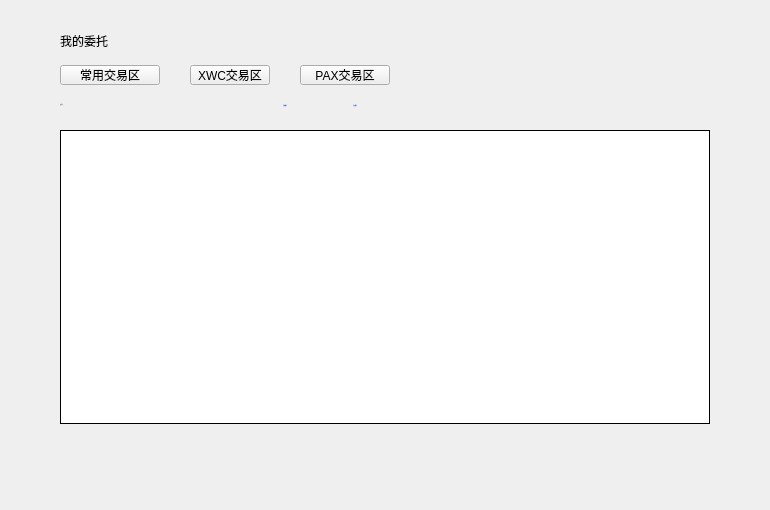
<?xml version="1.0" encoding="UTF-8"?>
<ui version="4.0">
 <class>ExchangeMyOrdersWidget</class>
 <widget class="QWidget" name="ExchangeMyOrdersWidget">
  <property name="geometry">
   <rect>
    <x>0</x>
    <y>0</y>
    <width>770</width>
    <height>510</height>
   </rect>
  </property>
  <property name="windowTitle">
   <string>Form</string>
  </property>
  <widget class="QPushButton" name="marketBtn3">
   <property name="geometry">
    <rect>
     <x>300</x>
     <y>65</y>
     <width>90</width>
     <height>20</height>
    </rect>
   </property>
   <property name="text">
    <string>PAX交易区</string>
   </property>
   <property name="BtnStyle" stdset="0">
    <string>dropDown</string>
   </property>
  </widget>
  <widget class="QLabel" name="title_label">
   <property name="geometry">
    <rect>
     <x>60</x>
     <y>28</y>
     <width>200</width>
     <height>26</height>
    </rect>
   </property>
   <property name="styleSheet">
    <string notr="true"/>
   </property>
   <property name="text">
    <string>我的委托</string>
   </property>
  </widget>
  <widget class="QPushButton" name="favoriteMarketBtn">
   <property name="geometry">
    <rect>
     <x>60</x>
     <y>65</y>
     <width>100</width>
     <height>20</height>
    </rect>
   </property>
   <property name="text">
    <string>常用交易区</string>
   </property>
   <property name="BtnStyle" stdset="0">
    <string>dropDown</string>
   </property>
  </widget>
  <widget class="QPushButton" name="marketBtn1">
   <property name="geometry">
    <rect>
     <x>190</x>
     <y>65</y>
     <width>80</width>
     <height>20</height>
    </rect>
   </property>
   <property name="styleSheet">
    <string notr="true"/>
   </property>
   <property name="text">
    <string>XWC交易区</string>
   </property>
   <property name="BtnStyle" stdset="0">
    <string>dropDown</string>
   </property>
  </widget>
  <widget class="QLabel" name="currentPairLabel2">
   <property name="geometry">
    <rect>
     <x>60</x>
     <y>95</y>
     <width>60</width>
     <height>20</height>
    </rect>
   </property>
   <property name="font">
    <font>
     <family>微软雅黑</family>
     <pointsize>-1</pointsize>
     <weight>50</weight>
     <italic>false</italic>
     <bold>false</bold>
    </font>
   </property>
   <property name="styleSheet">
    <string notr="true">QLabel{color: rgb(135,144,172);font: 14px &quot;微软雅黑&quot;;}
</string>
   </property>
   <property name="text">
    <string>交易对</string>
   </property>
   <property name="scaledContents">
    <bool>true</bool>
   </property>
   <property name="textInteractionFlags">
    <set>Qt::TextSelectableByMouse</set>
   </property>
  </widget>
  <widget class="QLabel" name="currentPairLabel">
   <property name="geometry">
    <rect>
     <x>130</x>
     <y>95</y>
     <width>110</width>
     <height>20</height>
    </rect>
   </property>
   <property name="font">
    <font>
     <family>微软雅黑</family>
     <pointsize>-1</pointsize>
     <weight>50</weight>
     <italic>false</italic>
     <bold>false</bold>
    </font>
   </property>
   <property name="styleSheet">
    <string notr="true">QLabel{color: rgb(135,144,172);font: 14px &quot;微软雅黑&quot;;}
</string>
   </property>
   <property name="text">
    <string/>
   </property>
   <property name="scaledContents">
    <bool>true</bool>
   </property>
   <property name="textInteractionFlags">
    <set>Qt::TextSelectableByMouse</set>
   </property>
  </widget>
  <widget class="QTableWidget" name="myOrdersTableWidget">
   <property name="geometry">
    <rect>
     <x>60</x>
     <y>130</y>
     <width>650</width>
     <height>294</height>
    </rect>
   </property>
   <property name="cursor" stdset="0">
    <cursorShape>PointingHandCursor</cursorShape>
   </property>
   <property name="layoutDirection">
    <enum>Qt::LeftToRight</enum>
   </property>
   <property name="styleSheet">
    <string notr="true"/>
   </property>
   <property name="frameShape">
    <enum>QFrame::Box</enum>
   </property>
   <property name="frameShadow">
    <enum>QFrame::Plain</enum>
   </property>
   <property name="verticalScrollBarPolicy">
    <enum>Qt::ScrollBarAsNeeded</enum>
   </property>
   <property name="horizontalScrollBarPolicy">
    <enum>Qt::ScrollBarAlwaysOff</enum>
   </property>
   <property name="autoScroll">
    <bool>true</bool>
   </property>
   <property name="editTriggers">
    <set>QAbstractItemView::NoEditTriggers</set>
   </property>
   <property name="selectionMode">
    <enum>QAbstractItemView::NoSelection</enum>
   </property>
   <property name="iconSize">
    <size>
     <width>19</width>
     <height>12</height>
    </size>
   </property>
   <property name="showGrid">
    <bool>true</bool>
   </property>
   <property name="gridStyle">
    <enum>Qt::SolidLine</enum>
   </property>
   <attribute name="horizontalHeaderVisible">
    <bool>false</bool>
   </attribute>
   <attribute name="horizontalHeaderCascadingSectionResizes">
    <bool>false</bool>
   </attribute>
   <attribute name="horizontalHeaderHighlightSections">
    <bool>false</bool>
   </attribute>
   <attribute name="verticalHeaderVisible">
    <bool>false</bool>
   </attribute>
   <attribute name="verticalHeaderHighlightSections">
    <bool>false</bool>
   </attribute>
   <column>
    <property name="text">
     <string>委托时间</string>
    </property>
    <property name="font">
     <font>
      <family>微软雅黑</family>
     </font>
    </property>
    <property name="textAlignment">
     <set>AlignCenter</set>
    </property>
   </column>
   <column>
    <property name="text">
     <string>类型</string>
    </property>
    <property name="font">
     <font>
      <family>微软雅黑</family>
     </font>
    </property>
    <property name="textAlignment">
     <set>AlignCenter</set>
    </property>
   </column>
   <column>
    <property name="text">
     <string>委托数量/已成交</string>
    </property>
    <property name="font">
     <font>
      <family>微软雅黑</family>
     </font>
    </property>
    <property name="textAlignment">
     <set>AlignCenter</set>
    </property>
   </column>
   <column>
    <property name="text">
     <string>委托价/成交均价</string>
    </property>
    <property name="font">
     <font>
      <family>微软雅黑</family>
     </font>
    </property>
    <property name="textAlignment">
     <set>AlignCenter</set>
    </property>
   </column>
   <column>
    <property name="text">
     <string/>
    </property>
    <property name="font">
     <font>
      <family>微软雅黑</family>
     </font>
    </property>
    <property name="textAlignment">
     <set>AlignCenter</set>
    </property>
   </column>
  </widget>
  <widget class="QPushButton" name="currentOrdersBtn">
   <property name="geometry">
    <rect>
     <x>260</x>
     <y>95</y>
     <width>50</width>
     <height>20</height>
    </rect>
   </property>
   <property name="font">
    <font>
     <family>微软雅黑</family>
     <pointsize>-1</pointsize>
     <weight>50</weight>
     <italic>false</italic>
     <bold>false</bold>
    </font>
   </property>
   <property name="cursor">
    <cursorShape>PointingHandCursor</cursorShape>
   </property>
   <property name="focusPolicy">
    <enum>Qt::NoFocus</enum>
   </property>
   <property name="styleSheet">
    <string notr="true">QPushButton{font:11px &quot;微软雅黑&quot;;background:transparent;border:none;color: rgb(83,107,215);}</string>
   </property>
   <property name="text">
    <string>当前委托</string>
   </property>
  </widget>
  <widget class="QPushButton" name="historyBtn">
   <property name="geometry">
    <rect>
     <x>330</x>
     <y>95</y>
     <width>50</width>
     <height>20</height>
    </rect>
   </property>
   <property name="font">
    <font>
     <family>微软雅黑</family>
     <pointsize>-1</pointsize>
     <weight>50</weight>
     <italic>false</italic>
     <bold>false</bold>
    </font>
   </property>
   <property name="cursor">
    <cursorShape>PointingHandCursor</cursorShape>
   </property>
   <property name="focusPolicy">
    <enum>Qt::NoFocus</enum>
   </property>
   <property name="styleSheet">
    <string notr="true">QPushButton{font:11px &quot;微软雅黑&quot;;background:transparent;border:none;color: rgb(83,107,215);}
QPushButton:disabled{color: rgb(200, 200, 200);}
</string>
   </property>
   <property name="text">
    <string>历史委托</string>
   </property>
  </widget>
  <widget class="QStackedWidget" name="stackedWidget">
   <property name="geometry">
    <rect>
     <x>0</x>
     <y>466</y>
     <width>770</width>
     <height>41</height>
    </rect>
   </property>
  </widget>
  <widget class="QTableWidget" name="historyOrdersTableWidget">
   <property name="geometry">
    <rect>
     <x>60</x>
     <y>130</y>
     <width>650</width>
     <height>294</height>
    </rect>
   </property>
   <property name="cursor" stdset="0">
    <cursorShape>PointingHandCursor</cursorShape>
   </property>
   <property name="layoutDirection">
    <enum>Qt::LeftToRight</enum>
   </property>
   <property name="styleSheet">
    <string notr="true"/>
   </property>
   <property name="frameShape">
    <enum>QFrame::Box</enum>
   </property>
   <property name="frameShadow">
    <enum>QFrame::Plain</enum>
   </property>
   <property name="verticalScrollBarPolicy">
    <enum>Qt::ScrollBarAsNeeded</enum>
   </property>
   <property name="horizontalScrollBarPolicy">
    <enum>Qt::ScrollBarAlwaysOff</enum>
   </property>
   <property name="autoScroll">
    <bool>true</bool>
   </property>
   <property name="editTriggers">
    <set>QAbstractItemView::NoEditTriggers</set>
   </property>
   <property name="selectionMode">
    <enum>QAbstractItemView::NoSelection</enum>
   </property>
   <property name="iconSize">
    <size>
     <width>19</width>
     <height>12</height>
    </size>
   </property>
   <property name="showGrid">
    <bool>true</bool>
   </property>
   <property name="gridStyle">
    <enum>Qt::SolidLine</enum>
   </property>
   <attribute name="horizontalHeaderVisible">
    <bool>false</bool>
   </attribute>
   <attribute name="horizontalHeaderCascadingSectionResizes">
    <bool>false</bool>
   </attribute>
   <attribute name="horizontalHeaderHighlightSections">
    <bool>false</bool>
   </attribute>
   <attribute name="verticalHeaderVisible">
    <bool>false</bool>
   </attribute>
   <attribute name="verticalHeaderHighlightSections">
    <bool>false</bool>
   </attribute>
   <column>
    <property name="text">
     <string>委托时间</string>
    </property>
    <property name="font">
     <font>
      <family>微软雅黑</family>
     </font>
    </property>
    <property name="textAlignment">
     <set>AlignCenter</set>
    </property>
   </column>
   <column>
    <property name="text">
     <string>类型</string>
    </property>
    <property name="font">
     <font>
      <family>微软雅黑</family>
     </font>
    </property>
    <property name="textAlignment">
     <set>AlignCenter</set>
    </property>
   </column>
   <column>
    <property name="text">
     <string>委托数量/已成交</string>
    </property>
    <property name="font">
     <font>
      <family>微软雅黑</family>
     </font>
    </property>
    <property name="textAlignment">
     <set>AlignCenter</set>
    </property>
   </column>
   <column>
    <property name="text">
     <string>委托价/成交均价</string>
    </property>
    <property name="font">
     <font>
      <family>微软雅黑</family>
     </font>
    </property>
    <property name="textAlignment">
     <set>AlignCenter</set>
    </property>
   </column>
   <column>
    <property name="text">
     <string>当前状态</string>
    </property>
    <property name="font">
     <font>
      <family>微软雅黑</family>
     </font>
    </property>
    <property name="textAlignment">
     <set>AlignCenter</set>
    </property>
   </column>
  </widget>
 </widget>
 <resources/>
 <connections/>
</ui>
